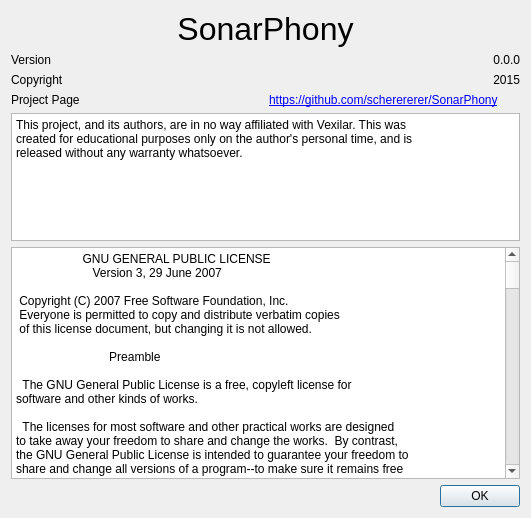
<?xml version="1.0" encoding="UTF-8"?>
<ui version="4.0">
 <class>about</class>
 <widget class="QDialog" name="about">
  <property name="geometry">
   <rect>
    <x>0</x>
    <y>0</y>
    <width>531</width>
    <height>518</height>
   </rect>
  </property>
  <property name="sizePolicy">
   <sizepolicy hsizetype="Fixed" vsizetype="Fixed">
    <horstretch>0</horstretch>
    <verstretch>0</verstretch>
   </sizepolicy>
  </property>
  <property name="windowTitle">
   <string>Dialog</string>
  </property>
  <layout class="QVBoxLayout" name="verticalLayout">
   <item>
    <widget class="QLabel" name="label">
     <property name="font">
      <font>
       <pointsize>24</pointsize>
      </font>
     </property>
     <property name="text">
      <string>SonarPhony</string>
     </property>
     <property name="alignment">
      <set>Qt::AlignCenter</set>
     </property>
    </widget>
   </item>
   <item>
    <layout class="QGridLayout" name="gridLayout">
     <item row="1" column="1">
      <widget class="QLabel" name="copyrightLabel">
       <property name="text">
        <string>2015</string>
       </property>
       <property name="alignment">
        <set>Qt::AlignRight|Qt::AlignTrailing|Qt::AlignVCenter</set>
       </property>
      </widget>
     </item>
     <item row="1" column="0">
      <widget class="QLabel" name="label_3">
       <property name="text">
        <string>Copyright</string>
       </property>
      </widget>
     </item>
     <item row="0" column="1">
      <widget class="QLabel" name="versionLabel">
       <property name="text">
        <string>0.0.0</string>
       </property>
       <property name="alignment">
        <set>Qt::AlignRight|Qt::AlignTrailing|Qt::AlignVCenter</set>
       </property>
      </widget>
     </item>
     <item row="0" column="0">
      <widget class="QLabel" name="label_2">
       <property name="text">
        <string>Version</string>
       </property>
      </widget>
     </item>
     <item row="2" column="0">
      <widget class="QLabel" name="label_4">
       <property name="text">
        <string>Project Page</string>
       </property>
      </widget>
     </item>
     <item row="2" column="1">
      <widget class="QLabel" name="urlLabel">
       <property name="text">
        <string>&lt;a href='https://github.com/scherererer/SonarPhony'&gt;https://github.com/scherererer/SonarPhony&lt;/a&gt;</string>
       </property>
       <property name="textFormat">
        <enum>Qt::RichText</enum>
       </property>
       <property name="openExternalLinks">
        <bool>true</bool>
       </property>
       <property name="textInteractionFlags">
        <set>Qt::LinksAccessibleByMouse|Qt::TextSelectableByMouse</set>
       </property>
      </widget>
     </item>
    </layout>
   </item>
   <item>
    <widget class="QPlainTextEdit" name="plainTextEdit">
     <property name="sizePolicy">
      <sizepolicy hsizetype="Expanding" vsizetype="Preferred">
       <horstretch>0</horstretch>
       <verstretch>0</verstretch>
      </sizepolicy>
     </property>
     <property name="maximumSize">
      <size>
       <width>16777215</width>
       <height>128</height>
      </size>
     </property>
     <property name="readOnly">
      <bool>true</bool>
     </property>
     <property name="plainText">
      <string>This project, and its authors, are in no way affiliated with Vexilar. This was 
created for educational purposes only on the author's personal time, and is
released without any warranty whatsoever.</string>
     </property>
    </widget>
   </item>
   <item>
    <widget class="QPlainTextEdit" name="licenseTextEdit">
     <property name="readOnly">
      <bool>true</bool>
     </property>
     <property name="plainText">
      <string>                    GNU GENERAL PUBLIC LICENSE
                       Version 3, 29 June 2007

 Copyright (C) 2007 Free Software Foundation, Inc. &lt;http://fsf.org/&gt;
 Everyone is permitted to copy and distribute verbatim copies
 of this license document, but changing it is not allowed.

                            Preamble

  The GNU General Public License is a free, copyleft license for
software and other kinds of works.

  The licenses for most software and other practical works are designed
to take away your freedom to share and change the works.  By contrast,
the GNU General Public License is intended to guarantee your freedom to
share and change all versions of a program--to make sure it remains free
software for all its users.  We, the Free Software Foundation, use the
GNU General Public License for most of our software; it applies also to
any other work released this way by its authors.  You can apply it to
your programs, too.

  When we speak of free software, we are referring to freedom, not
price.  Our General Public Licenses are designed to make sure that you
have the freedom to distribute copies of free software (and charge for
them if you wish), that you receive source code or can get it if you
want it, that you can change the software or use pieces of it in new
free programs, and that you know you can do these things.

  To protect your rights, we need to prevent others from denying you
these rights or asking you to surrender the rights.  Therefore, you have
certain responsibilities if you distribute copies of the software, or if
you modify it: responsibilities to respect the freedom of others.

  For example, if you distribute copies of such a program, whether
gratis or for a fee, you must pass on to the recipients the same
freedoms that you received.  You must make sure that they, too, receive
or can get the source code.  And you must show them these terms so they
know their rights.

  Developers that use the GNU GPL protect your rights with two steps:
(1) assert copyright on the software, and (2) offer you this License
giving you legal permission to copy, distribute and/or modify it.

  For the developers' and authors' protection, the GPL clearly explains
that there is no warranty for this free software.  For both users' and
authors' sake, the GPL requires that modified versions be marked as
changed, so that their problems will not be attributed erroneously to
authors of previous versions.

  Some devices are designed to deny users access to install or run
modified versions of the software inside them, although the manufacturer
can do so.  This is fundamentally incompatible with the aim of
protecting users' freedom to change the software.  The systematic
pattern of such abuse occurs in the area of products for individuals to
use, which is precisely where it is most unacceptable.  Therefore, we
have designed this version of the GPL to prohibit the practice for those
products.  If such problems arise substantially in other domains, we
stand ready to extend this provision to those domains in future versions
of the GPL, as needed to protect the freedom of users.

  Finally, every program is threatened constantly by software patents.
States should not allow patents to restrict development and use of
software on general-purpose computers, but in those that do, we wish to
avoid the special danger that patents applied to a free program could
make it effectively proprietary.  To prevent this, the GPL assures that
patents cannot be used to render the program non-free.

  The precise terms and conditions for copying, distribution and
modification follow.

                       TERMS AND CONDITIONS

  0. Definitions.

  &quot;This License&quot; refers to version 3 of the GNU General Public License.

  &quot;Copyright&quot; also means copyright-like laws that apply to other kinds of
works, such as semiconductor masks.

  &quot;The Program&quot; refers to any copyrightable work licensed under this
License.  Each licensee is addressed as &quot;you&quot;.  &quot;Licensees&quot; and
&quot;recipients&quot; may be individuals or organizations.

  To &quot;modify&quot; a work means to copy from or adapt all or part of the work
in a fashion requiring copyright permission, other than the making of an
exact copy.  The resulting work is called a &quot;modified version&quot; of the
earlier work or a work &quot;based on&quot; the earlier work.

  A &quot;covered work&quot; means either the unmodified Program or a work based
on the Program.

  To &quot;propagate&quot; a work means to do anything with it that, without
permission, would make you directly or secondarily liable for
infringement under applicable copyright law, except executing it on a
computer or modifying a private copy.  Propagation includes copying,
distribution (with or without modification), making available to the
public, and in some countries other activities as well.

  To &quot;convey&quot; a work means any kind of propagation that enables other
parties to make or receive copies.  Mere interaction with a user through
a computer network, with no transfer of a copy, is not conveying.

  An interactive user interface displays &quot;Appropriate Legal Notices&quot;
to the extent that it includes a convenient and prominently visible
feature that (1) displays an appropriate copyright notice, and (2)
tells the user that there is no warranty for the work (except to the
extent that warranties are provided), that licensees may convey the
work under this License, and how to view a copy of this License.  If
the interface presents a list of user commands or options, such as a
menu, a prominent item in the list meets this criterion.

  1. Source Code.

  The &quot;source code&quot; for a work means the preferred form of the work
for making modifications to it.  &quot;Object code&quot; means any non-source
form of a work.

  A &quot;Standard Interface&quot; means an interface that either is an official
standard defined by a recognized standards body, or, in the case of
interfaces specified for a particular programming language, one that
is widely used among developers working in that language.

  The &quot;System Libraries&quot; of an executable work include anything, other
than the work as a whole, that (a) is included in the normal form of
packaging a Major Component, but which is not part of that Major
Component, and (b) serves only to enable use of the work with that
Major Component, or to implement a Standard Interface for which an
implementation is available to the public in source code form.  A
&quot;Major Component&quot;, in this context, means a major essential component
(kernel, window system, and so on) of the specific operating system
(if any) on which the executable work runs, or a compiler used to
produce the work, or an object code interpreter used to run it.

  The &quot;Corresponding Source&quot; for a work in object code form means all
the source code needed to generate, install, and (for an executable
work) run the object code and to modify the work, including scripts to
control those activities.  However, it does not include the work's
System Libraries, or general-purpose tools or generally available free
programs which are used unmodified in performing those activities but
which are not part of the work.  For example, Corresponding Source
includes interface definition files associated with source files for
the work, and the source code for shared libraries and dynamically
linked subprograms that the work is specifically designed to require,
such as by intimate data communication or control flow between those
subprograms and other parts of the work.

  The Corresponding Source need not include anything that users
can regenerate automatically from other parts of the Corresponding
Source.

  The Corresponding Source for a work in source code form is that
same work.

  2. Basic Permissions.

  All rights granted under this License are granted for the term of
copyright on the Program, and are irrevocable provided the stated
conditions are met.  This License explicitly affirms your unlimited
permission to run the unmodified Program.  The output from running a
covered work is covered by this License only if the output, given its
content, constitutes a covered work.  This License acknowledges your
rights of fair use or other equivalent, as provided by copyright law.

  You may make, run and propagate covered works that you do not
convey, without conditions so long as your license otherwise remains
in force.  You may convey covered works to others for the sole purpose
of having them make modifications exclusively for you, or provide you
with facilities for running those works, provided that you comply with
the terms of this License in conveying all material for which you do
not control copyright.  Those thus making or running the covered works
for you must do so exclusively on your behalf, under your direction
and control, on terms that prohibit them from making any copies of
your copyrighted material outside their relationship with you.

  Conveying under any other circumstances is permitted solely under
the conditions stated below.  Sublicensing is not allowed; section 10
makes it unnecessary.

  3. Protecting Users' Legal Rights From Anti-Circumvention Law.

  No covered work shall be deemed part of an effective technological
measure under any applicable law fulfilling obligations under article
11 of the WIPO copyright treaty adopted on 20 December 1996, or
similar laws prohibiting or restricting circumvention of such
measures.

  When you convey a covered work, you waive any legal power to forbid
circumvention of technological measures to the extent such circumvention
is effected by exercising rights under this License with respect to
the covered work, and you disclaim any intention to limit operation or
modification of the work as a means of enforcing, against the work's
users, your or third parties' legal rights to forbid circumvention of
technological measures.

  4. Conveying Verbatim Copies.

  You may convey verbatim copies of the Program's source code as you
receive it, in any medium, provided that you conspicuously and
appropriately publish on each copy an appropriate copyright notice;
keep intact all notices stating that this License and any
non-permissive terms added in accord with section 7 apply to the code;
keep intact all notices of the absence of any warranty; and give all
recipients a copy of this License along with the Program.

  You may charge any price or no price for each copy that you convey,
and you may offer support or warranty protection for a fee.

  5. Conveying Modified Source Versions.

  You may convey a work based on the Program, or the modifications to
produce it from the Program, in the form of source code under the
terms of section 4, provided that you also meet all of these conditions:

    a) The work must carry prominent notices stating that you modified
    it, and giving a relevant date.

    b) The work must carry prominent notices stating that it is
    released under this License and any conditions added under section
    7.  This requirement modifies the requirement in section 4 to
    &quot;keep intact all notices&quot;.

    c) You must license the entire work, as a whole, under this
    License to anyone who comes into possession of a copy.  This
    License will therefore apply, along with any applicable section 7
    additional terms, to the whole of the work, and all its parts,
    regardless of how they are packaged.  This License gives no
    permission to license the work in any other way, but it does not
    invalidate such permission if you have separately received it.

    d) If the work has interactive user interfaces, each must display
    Appropriate Legal Notices; however, if the Program has interactive
    interfaces that do not display Appropriate Legal Notices, your
    work need not make them do so.

  A compilation of a covered work with other separate and independent
works, which are not by their nature extensions of the covered work,
and which are not combined with it such as to form a larger program,
in or on a volume of a storage or distribution medium, is called an
&quot;aggregate&quot; if the compilation and its resulting copyright are not
used to limit the access or legal rights of the compilation's users
beyond what the individual works permit.  Inclusion of a covered work
in an aggregate does not cause this License to apply to the other
parts of the aggregate.

  6. Conveying Non-Source Forms.

  You may convey a covered work in object code form under the terms
of sections 4 and 5, provided that you also convey the
machine-readable Corresponding Source under the terms of this License,
in one of these ways:

    a) Convey the object code in, or embodied in, a physical product
    (including a physical distribution medium), accompanied by the
    Corresponding Source fixed on a durable physical medium
    customarily used for software interchange.

    b) Convey the object code in, or embodied in, a physical product
    (including a physical distribution medium), accompanied by a
    written offer, valid for at least three years and valid for as
    long as you offer spare parts or customer support for that product
    model, to give anyone who possesses the object code either (1) a
    copy of the Corresponding Source for all the software in the
    product that is covered by this License, on a durable physical
    medium customarily used for software interchange, for a price no
    more than your reasonable cost of physically performing this
    conveying of source, or (2) access to copy the
    Corresponding Source from a network server at no charge.

    c) Convey individual copies of the object code with a copy of the
    written offer to provide the Corresponding Source.  This
    alternative is allowed only occasionally and noncommercially, and
    only if you received the object code with such an offer, in accord
    with subsection 6b.

    d) Convey the object code by offering access from a designated
    place (gratis or for a charge), and offer equivalent access to the
    Corresponding Source in the same way through the same place at no
    further charge.  You need not require recipients to copy the
    Corresponding Source along with the object code.  If the place to
    copy the object code is a network server, the Corresponding Source
    may be on a different server (operated by you or a third party)
    that supports equivalent copying facilities, provided you maintain
    clear directions next to the object code saying where to find the
    Corresponding Source.  Regardless of what server hosts the
    Corresponding Source, you remain obligated to ensure that it is
    available for as long as needed to satisfy these requirements.

    e) Convey the object code using peer-to-peer transmission, provided
    you inform other peers where the object code and Corresponding
    Source of the work are being offered to the general public at no
    charge under subsection 6d.

  A separable portion of the object code, whose source code is excluded
from the Corresponding Source as a System Library, need not be
included in conveying the object code work.

  A &quot;User Product&quot; is either (1) a &quot;consumer product&quot;, which means any
tangible personal property which is normally used for personal, family,
or household purposes, or (2) anything designed or sold for incorporation
into a dwelling.  In determining whether a product is a consumer product,
doubtful cases shall be resolved in favor of coverage.  For a particular
product received by a particular user, &quot;normally used&quot; refers to a
typical or common use of that class of product, regardless of the status
of the particular user or of the way in which the particular user
actually uses, or expects or is expected to use, the product.  A product
is a consumer product regardless of whether the product has substantial
commercial, industrial or non-consumer uses, unless such uses represent
the only significant mode of use of the product.

  &quot;Installation Information&quot; for a User Product means any methods,
procedures, authorization keys, or other information required to install
and execute modified versions of a covered work in that User Product from
a modified version of its Corresponding Source.  The information must
suffice to ensure that the continued functioning of the modified object
code is in no case prevented or interfered with solely because
modification has been made.

  If you convey an object code work under this section in, or with, or
specifically for use in, a User Product, and the conveying occurs as
part of a transaction in which the right of possession and use of the
User Product is transferred to the recipient in perpetuity or for a
fixed term (regardless of how the transaction is characterized), the
Corresponding Source conveyed under this section must be accompanied
by the Installation Information.  But this requirement does not apply
if neither you nor any third party retains the ability to install
modified object code on the User Product (for example, the work has
been installed in ROM).

  The requirement to provide Installation Information does not include a
requirement to continue to provide support service, warranty, or updates
for a work that has been modified or installed by the recipient, or for
the User Product in which it has been modified or installed.  Access to a
network may be denied when the modification itself materially and
adversely affects the operation of the network or violates the rules and
protocols for communication across the network.

  Corresponding Source conveyed, and Installation Information provided,
in accord with this section must be in a format that is publicly
documented (and with an implementation available to the public in
source code form), and must require no special password or key for
unpacking, reading or copying.

  7. Additional Terms.

  &quot;Additional permissions&quot; are terms that supplement the terms of this
License by making exceptions from one or more of its conditions.
Additional permissions that are applicable to the entire Program shall
be treated as though they were included in this License, to the extent
that they are valid under applicable law.  If additional permissions
apply only to part of the Program, that part may be used separately
under those permissions, but the entire Program remains governed by
this License without regard to the additional permissions.

  When you convey a copy of a covered work, you may at your option
remove any additional permissions from that copy, or from any part of
it.  (Additional permissions may be written to require their own
removal in certain cases when you modify the work.)  You may place
additional permissions on material, added by you to a covered work,
for which you have or can give appropriate copyright permission.

  Notwithstanding any other provision of this License, for material you
add to a covered work, you may (if authorized by the copyright holders of
that material) supplement the terms of this License with terms:

    a) Disclaiming warranty or limiting liability differently from the
    terms of sections 15 and 16 of this License; or

    b) Requiring preservation of specified reasonable legal notices or
    author attributions in that material or in the Appropriate Legal
    Notices displayed by works containing it; or

    c) Prohibiting misrepresentation of the origin of that material, or
    requiring that modified versions of such material be marked in
    reasonable ways as different from the original version; or

    d) Limiting the use for publicity purposes of names of licensors or
    authors of the material; or

    e) Declining to grant rights under trademark law for use of some
    trade names, trademarks, or service marks; or

    f) Requiring indemnification of licensors and authors of that
    material by anyone who conveys the material (or modified versions of
    it) with contractual assumptions of liability to the recipient, for
    any liability that these contractual assumptions directly impose on
    those licensors and authors.

  All other non-permissive additional terms are considered &quot;further
restrictions&quot; within the meaning of section 10.  If the Program as you
received it, or any part of it, contains a notice stating that it is
governed by this License along with a term that is a further
restriction, you may remove that term.  If a license document contains
a further restriction but permits relicensing or conveying under this
License, you may add to a covered work material governed by the terms
of that license document, provided that the further restriction does
not survive such relicensing or conveying.

  If you add terms to a covered work in accord with this section, you
must place, in the relevant source files, a statement of the
additional terms that apply to those files, or a notice indicating
where to find the applicable terms.

  Additional terms, permissive or non-permissive, may be stated in the
form of a separately written license, or stated as exceptions;
the above requirements apply either way.

  8. Termination.

  You may not propagate or modify a covered work except as expressly
provided under this License.  Any attempt otherwise to propagate or
modify it is void, and will automatically terminate your rights under
this License (including any patent licenses granted under the third
paragraph of section 11).

  However, if you cease all violation of this License, then your
license from a particular copyright holder is reinstated (a)
provisionally, unless and until the copyright holder explicitly and
finally terminates your license, and (b) permanently, if the copyright
holder fails to notify you of the violation by some reasonable means
prior to 60 days after the cessation.

  Moreover, your license from a particular copyright holder is
reinstated permanently if the copyright holder notifies you of the
violation by some reasonable means, this is the first time you have
received notice of violation of this License (for any work) from that
copyright holder, and you cure the violation prior to 30 days after
your receipt of the notice.

  Termination of your rights under this section does not terminate the
licenses of parties who have received copies or rights from you under
this License.  If your rights have been terminated and not permanently
reinstated, you do not qualify to receive new licenses for the same
material under section 10.

  9. Acceptance Not Required for Having Copies.

  You are not required to accept this License in order to receive or
run a copy of the Program.  Ancillary propagation of a covered work
occurring solely as a consequence of using peer-to-peer transmission
to receive a copy likewise does not require acceptance.  However,
nothing other than this License grants you permission to propagate or
modify any covered work.  These actions infringe copyright if you do
not accept this License.  Therefore, by modifying or propagating a
covered work, you indicate your acceptance of this License to do so.

  10. Automatic Licensing of Downstream Recipients.

  Each time you convey a covered work, the recipient automatically
receives a license from the original licensors, to run, modify and
propagate that work, subject to this License.  You are not responsible
for enforcing compliance by third parties with this License.

  An &quot;entity transaction&quot; is a transaction transferring control of an
organization, or substantially all assets of one, or subdividing an
organization, or merging organizations.  If propagation of a covered
work results from an entity transaction, each party to that
transaction who receives a copy of the work also receives whatever
licenses to the work the party's predecessor in interest had or could
give under the previous paragraph, plus a right to possession of the
Corresponding Source of the work from the predecessor in interest, if
the predecessor has it or can get it with reasonable efforts.

  You may not impose any further restrictions on the exercise of the
rights granted or affirmed under this License.  For example, you may
not impose a license fee, royalty, or other charge for exercise of
rights granted under this License, and you may not initiate litigation
(including a cross-claim or counterclaim in a lawsuit) alleging that
any patent claim is infringed by making, using, selling, offering for
sale, or importing the Program or any portion of it.

  11. Patents.

  A &quot;contributor&quot; is a copyright holder who authorizes use under this
License of the Program or a work on which the Program is based.  The
work thus licensed is called the contributor's &quot;contributor version&quot;.

  A contributor's &quot;essential patent claims&quot; are all patent claims
owned or controlled by the contributor, whether already acquired or
hereafter acquired, that would be infringed by some manner, permitted
by this License, of making, using, or selling its contributor version,
but do not include claims that would be infringed only as a
consequence of further modification of the contributor version.  For
purposes of this definition, &quot;control&quot; includes the right to grant
patent sublicenses in a manner consistent with the requirements of
this License.

  Each contributor grants you a non-exclusive, worldwide, royalty-free
patent license under the contributor's essential patent claims, to
make, use, sell, offer for sale, import and otherwise run, modify and
propagate the contents of its contributor version.

  In the following three paragraphs, a &quot;patent license&quot; is any express
agreement or commitment, however denominated, not to enforce a patent
(such as an express permission to practice a patent or covenant not to
sue for patent infringement).  To &quot;grant&quot; such a patent license to a
party means to make such an agreement or commitment not to enforce a
patent against the party.

  If you convey a covered work, knowingly relying on a patent license,
and the Corresponding Source of the work is not available for anyone
to copy, free of charge and under the terms of this License, through a
publicly available network server or other readily accessible means,
then you must either (1) cause the Corresponding Source to be so
available, or (2) arrange to deprive yourself of the benefit of the
patent license for this particular work, or (3) arrange, in a manner
consistent with the requirements of this License, to extend the patent
license to downstream recipients.  &quot;Knowingly relying&quot; means you have
actual knowledge that, but for the patent license, your conveying the
covered work in a country, or your recipient's use of the covered work
in a country, would infringe one or more identifiable patents in that
country that you have reason to believe are valid.

  If, pursuant to or in connection with a single transaction or
arrangement, you convey, or propagate by procuring conveyance of, a
covered work, and grant a patent license to some of the parties
receiving the covered work authorizing them to use, propagate, modify
or convey a specific copy of the covered work, then the patent license
you grant is automatically extended to all recipients of the covered
work and works based on it.

  A patent license is &quot;discriminatory&quot; if it does not include within
the scope of its coverage, prohibits the exercise of, or is
conditioned on the non-exercise of one or more of the rights that are
specifically granted under this License.  You may not convey a covered
work if you are a party to an arrangement with a third party that is
in the business of distributing software, under which you make payment
to the third party based on the extent of your activity of conveying
the work, and under which the third party grants, to any of the
parties who would receive the covered work from you, a discriminatory
patent license (a) in connection with copies of the covered work
conveyed by you (or copies made from those copies), or (b) primarily
for and in connection with specific products or compilations that
contain the covered work, unless you entered into that arrangement,
or that patent license was granted, prior to 28 March 2007.

  Nothing in this License shall be construed as excluding or limiting
any implied license or other defenses to infringement that may
otherwise be available to you under applicable patent law.

  12. No Surrender of Others' Freedom.

  If conditions are imposed on you (whether by court order, agreement or
otherwise) that contradict the conditions of this License, they do not
excuse you from the conditions of this License.  If you cannot convey a
covered work so as to satisfy simultaneously your obligations under this
License and any other pertinent obligations, then as a consequence you may
not convey it at all.  For example, if you agree to terms that obligate you
to collect a royalty for further conveying from those to whom you convey
the Program, the only way you could satisfy both those terms and this
License would be to refrain entirely from conveying the Program.

  13. Use with the GNU Affero General Public License.

  Notwithstanding any other provision of this License, you have
permission to link or combine any covered work with a work licensed
under version 3 of the GNU Affero General Public License into a single
combined work, and to convey the resulting work.  The terms of this
License will continue to apply to the part which is the covered work,
but the special requirements of the GNU Affero General Public License,
section 13, concerning interaction through a network will apply to the
combination as such.

  14. Revised Versions of this License.

  The Free Software Foundation may publish revised and/or new versions of
the GNU General Public License from time to time.  Such new versions will
be similar in spirit to the present version, but may differ in detail to
address new problems or concerns.

  Each version is given a distinguishing version number.  If the
Program specifies that a certain numbered version of the GNU General
Public License &quot;or any later version&quot; applies to it, you have the
option of following the terms and conditions either of that numbered
version or of any later version published by the Free Software
Foundation.  If the Program does not specify a version number of the
GNU General Public License, you may choose any version ever published
by the Free Software Foundation.

  If the Program specifies that a proxy can decide which future
versions of the GNU General Public License can be used, that proxy's
public statement of acceptance of a version permanently authorizes you
to choose that version for the Program.

  Later license versions may give you additional or different
permissions.  However, no additional obligations are imposed on any
author or copyright holder as a result of your choosing to follow a
later version.

  15. Disclaimer of Warranty.

  THERE IS NO WARRANTY FOR THE PROGRAM, TO THE EXTENT PERMITTED BY
APPLICABLE LAW.  EXCEPT WHEN OTHERWISE STATED IN WRITING THE COPYRIGHT
HOLDERS AND/OR OTHER PARTIES PROVIDE THE PROGRAM &quot;AS IS&quot; WITHOUT WARRANTY
OF ANY KIND, EITHER EXPRESSED OR IMPLIED, INCLUDING, BUT NOT LIMITED TO,
THE IMPLIED WARRANTIES OF MERCHANTABILITY AND FITNESS FOR A PARTICULAR
PURPOSE.  THE ENTIRE RISK AS TO THE QUALITY AND PERFORMANCE OF THE PROGRAM
IS WITH YOU.  SHOULD THE PROGRAM PROVE DEFECTIVE, YOU ASSUME THE COST OF
ALL NECESSARY SERVICING, REPAIR OR CORRECTION.

  16. Limitation of Liability.

  IN NO EVENT UNLESS REQUIRED BY APPLICABLE LAW OR AGREED TO IN WRITING
WILL ANY COPYRIGHT HOLDER, OR ANY OTHER PARTY WHO MODIFIES AND/OR CONVEYS
THE PROGRAM AS PERMITTED ABOVE, BE LIABLE TO YOU FOR DAMAGES, INCLUDING ANY
GENERAL, SPECIAL, INCIDENTAL OR CONSEQUENTIAL DAMAGES ARISING OUT OF THE
USE OR INABILITY TO USE THE PROGRAM (INCLUDING BUT NOT LIMITED TO LOSS OF
DATA OR DATA BEING RENDERED INACCURATE OR LOSSES SUSTAINED BY YOU OR THIRD
PARTIES OR A FAILURE OF THE PROGRAM TO OPERATE WITH ANY OTHER PROGRAMS),
EVEN IF SUCH HOLDER OR OTHER PARTY HAS BEEN ADVISED OF THE POSSIBILITY OF
SUCH DAMAGES.

  17. Interpretation of Sections 15 and 16.

  If the disclaimer of warranty and limitation of liability provided
above cannot be given local legal effect according to their terms,
reviewing courts shall apply local law that most closely approximates
an absolute waiver of all civil liability in connection with the
Program, unless a warranty or assumption of liability accompanies a
copy of the Program in return for a fee.

                     END OF TERMS AND CONDITIONS

            How to Apply These Terms to Your New Programs

  If you develop a new program, and you want it to be of the greatest
possible use to the public, the best way to achieve this is to make it
free software which everyone can redistribute and change under these terms.

  To do so, attach the following notices to the program.  It is safest
to attach them to the start of each source file to most effectively
state the exclusion of warranty; and each file should have at least
the &quot;copyright&quot; line and a pointer to where the full notice is found.

    &lt;one line to give the program's name and a brief idea of what it does.&gt;
    Copyright (C) &lt;year&gt;  &lt;name of author&gt;

    This program is free software: you can redistribute it and/or modify
    it under the terms of the GNU General Public License as published by
    the Free Software Foundation, either version 3 of the License, or
    (at your option) any later version.

    This program is distributed in the hope that it will be useful,
    but WITHOUT ANY WARRANTY; without even the implied warranty of
    MERCHANTABILITY or FITNESS FOR A PARTICULAR PURPOSE.  See the
    GNU General Public License for more details.

    You should have received a copy of the GNU General Public License
    along with this program.  If not, see &lt;http://www.gnu.org/licenses/&gt;.

Also add information on how to contact you by electronic and paper mail.

  If the program does terminal interaction, make it output a short
notice like this when it starts in an interactive mode:

    &lt;program&gt;  Copyright (C) &lt;year&gt;  &lt;name of author&gt;
    This program comes with ABSOLUTELY NO WARRANTY; for details type `show w'.
    This is free software, and you are welcome to redistribute it
    under certain conditions; type `show c' for details.

The hypothetical commands `show w' and `show c' should show the appropriate
parts of the General Public License.  Of course, your program's commands
might be different; for a GUI interface, you would use an &quot;about box&quot;.

  You should also get your employer (if you work as a programmer) or school,
if any, to sign a &quot;copyright disclaimer&quot; for the program, if necessary.
For more information on this, and how to apply and follow the GNU GPL, see
&lt;http://www.gnu.org/licenses/&gt;.

  The GNU General Public License does not permit incorporating your program
into proprietary programs.  If your program is a subroutine library, you
may consider it more useful to permit linking proprietary applications with
the library.  If this is what you want to do, use the GNU Lesser General
Public License instead of this License.  But first, please read
&lt;http://www.gnu.org/philosophy/why-not-lgpl.html&gt;.
</string>
     </property>
    </widget>
   </item>
   <item>
    <widget class="QDialogButtonBox" name="buttonBox">
     <property name="orientation">
      <enum>Qt::Horizontal</enum>
     </property>
     <property name="standardButtons">
      <set>QDialogButtonBox::Ok</set>
     </property>
    </widget>
   </item>
  </layout>
 </widget>
 <resources/>
 <connections>
  <connection>
   <sender>buttonBox</sender>
   <signal>accepted()</signal>
   <receiver>about</receiver>
   <slot>accept()</slot>
   <hints>
    <hint type="sourcelabel">
     <x>248</x>
     <y>254</y>
    </hint>
    <hint type="destinationlabel">
     <x>157</x>
     <y>274</y>
    </hint>
   </hints>
  </connection>
  <connection>
   <sender>buttonBox</sender>
   <signal>rejected()</signal>
   <receiver>about</receiver>
   <slot>reject()</slot>
   <hints>
    <hint type="sourcelabel">
     <x>316</x>
     <y>260</y>
    </hint>
    <hint type="destinationlabel">
     <x>286</x>
     <y>274</y>
    </hint>
   </hints>
  </connection>
 </connections>
</ui>
